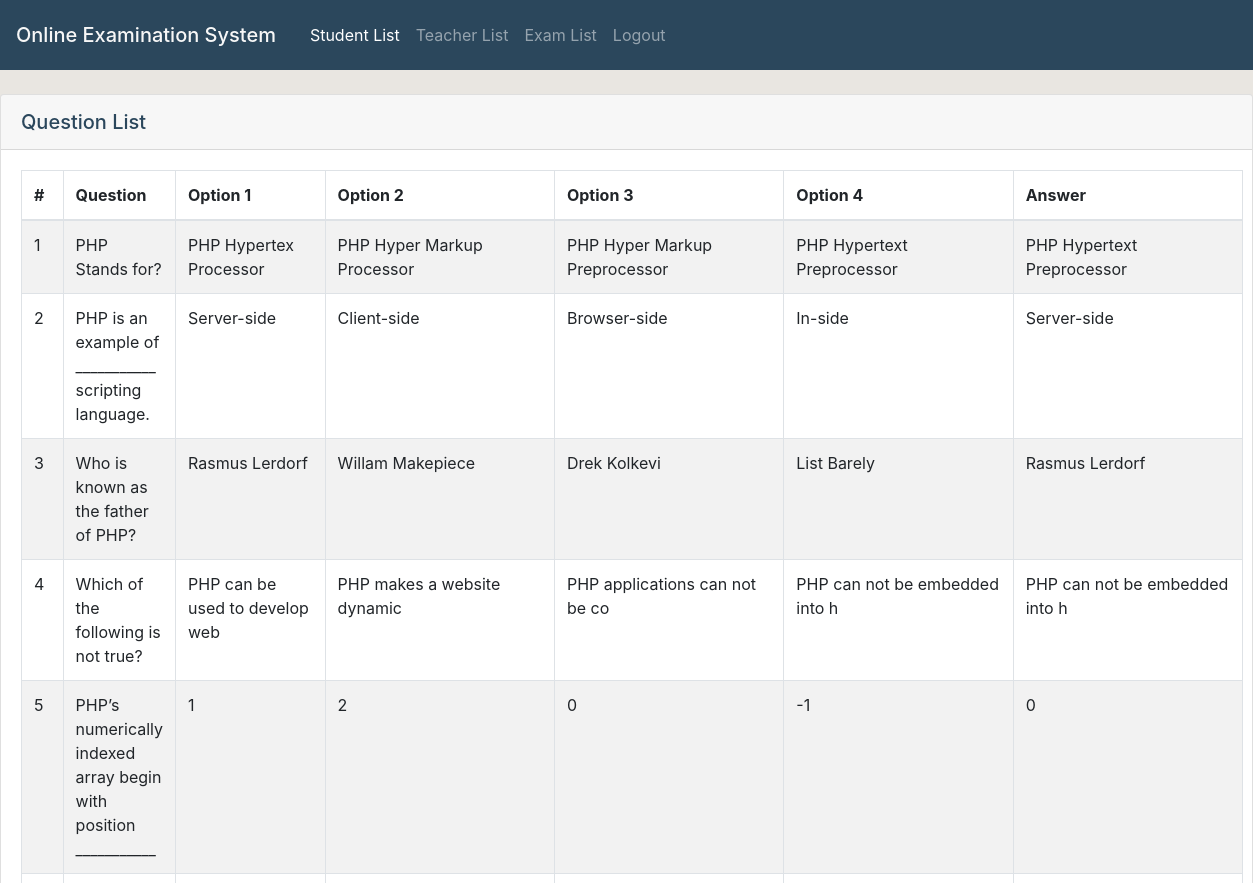
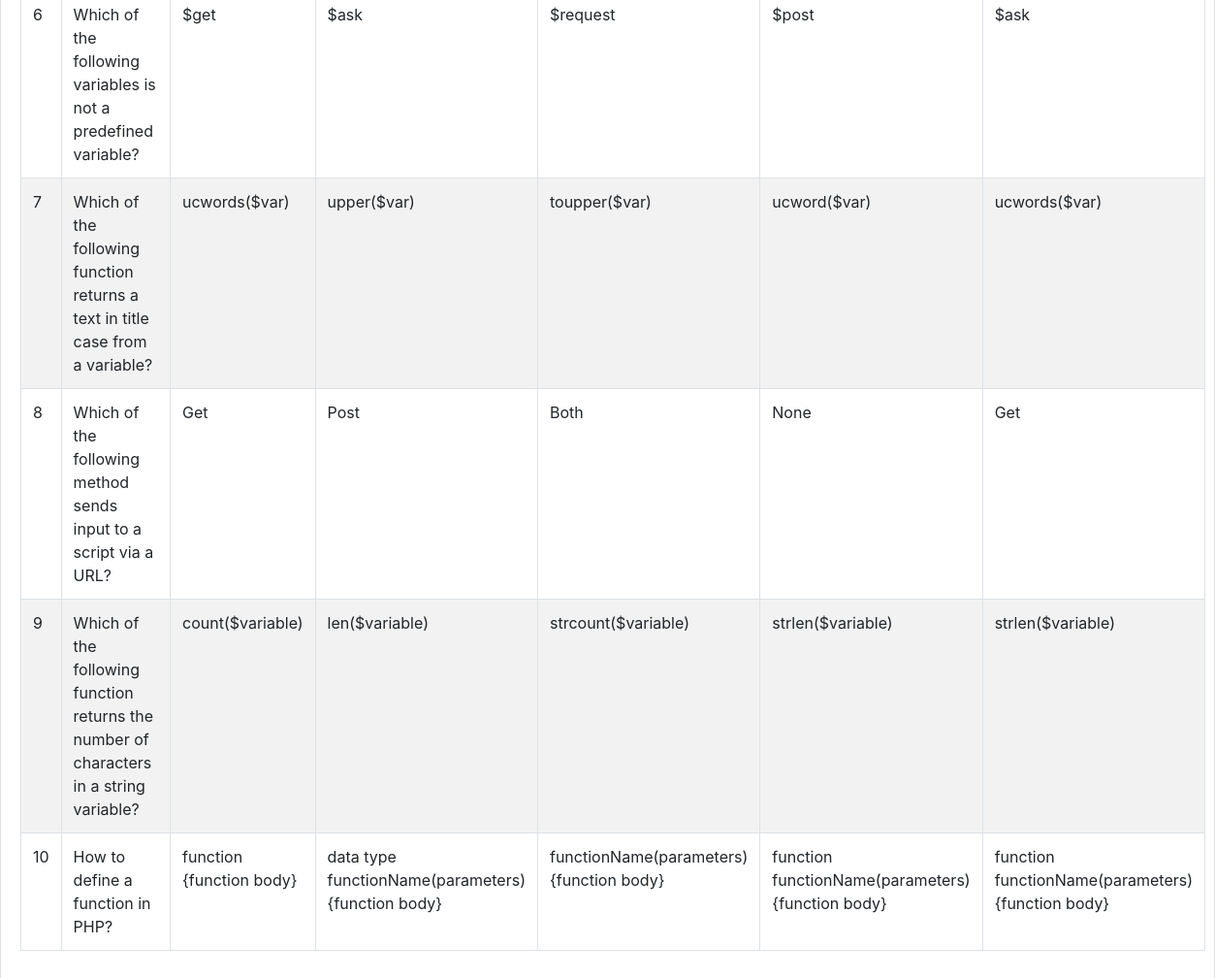
Screenshot of /questionList.php?id=1 (signed in) with the database file from the repository (2 pictures, top to bottom).
### tables this page shows
CREATE TABLE `question` (
  `questionID` int(11) NOT NULL,
  `examID` int(11) NOT NULL,
  `question` varchar(100) NOT NULL,
  `option1` varchar(50) NOT NULL,
  `option2` varchar(50) NOT NULL,
  `option3` varchar(50) NOT NULL,
  `option4` varchar(50) NOT NULL,
  `answer` varchar(50) NOT NULL
);

### questionList.php (the view, shortened to what this page needs)
<?php
    include "header.php";
    include "dbConnection.php";
    include "dataTable.php";
    $id = $_GET["id"];
?>
<br>
<div class="card">
    <div class="card-header" style="font-size: 20px; font-weight: 500;">
        Question List
    </div>
    <div class="card-body">
        <table class="table table-striped table-bordered" style="width: 100%;" id="question_table" cellspacing="0" width="100%">
            <thead>
                <tr>
                <th scope="col">#</th>
                <th scope="col">Question</th>
                <th scope="col">Option 1</th>
                <th scope="col">Option 2</th>
                <th scope="col">Option 3</th>
                <th scope="col">Option 4</th>
                <th scope="col">Answer</th>
                </tr>
            </thead>
            <tbody>
            <?php
                $questionQuery = mysqli_query($conn, "SELECT question, option1, option2,
                                            option3, option4, answer FROM question WHERE examID='$id'");
                $questionRow = mysqli_fetch_row($questionQuery);
                $i = 1;
                do {
                    echo "<tr><td>$i</td>";
                    echo "<td>{$questionRow[0]}</td>";
                    echo "<td>{$questionRow[1]}</td>";
                    echo "<td>{$questionRow[2]}</td>";
                    echo "<td>{$questionRow[3]}</td>";
                    echo "<td>{$questionRow[4]}</td>";
                    echo "<td>{$questionRow[5]}</td>";
                    $questionRow = mysqli_fetch_row($questionQuery);
                    $i++;
                } while ($questionRow);
            ?>
            </tbody>
        </table>
    </div>
</div>

### css/header.css (style rules this page uses)
body { background-color: #E9E6E1 ; color: #2B475C; }

### rows the page displays
question: question "PHP Stands for?", option1 "PHP Hypertex Processor", option2 "PHP Hyper Markup Processor", option3 "PHP Hyper Markup Preprocessor", option4 "PHP Hypertext Preprocessor", answer "PHP Hypertext Preprocessor"
question: question "PHP is an example of ___________ scripting language.", option1 "Server-side", option2 "Client-side", option3 "Browser-side", option4 "In-side", answer "Server-side"
question: question "Who is known as the father of PHP?", option1 "Rasmus Lerdorf", option2 "Willam Makepiece", option3 "Drek Kolkevi", option4 "List Barely", answer "Rasmus Lerdorf"
question: question "Which of the following is not true?", option1 "PHP can be used to develop web", option2 "PHP makes a website dynamic", option3 "PHP applications can not be co", option4 "PHP can not be embedded into h", answer "PHP can not be embedded into h"
question: question "PHP’s numerically indexed array begin with position ___________", option1 "1", option2 "2", option3 "0", option4 "-1", answer "0"
question: question "Which of the following variables is not a predefined variable?", option1 "$get", option2 "$ask", option3 "$request", option4 "$post", answer "$ask"
question: question "Which of the following function returns a text in title case from a variable?", option1 "ucwords($var)", option2 "upper($var)", option3 "toupper($var)", option4 "ucword($var)", answer "ucwords($var)"
question: question "Which of the following method sends input to a script via a URL?", option1 "Get", option2 "Post", option3 "Both", option4 "None", answer "Get"
question: question "Which of the following function returns the number of characters in a string variable?", option1 "count($variable)", option2 "len($variable)", option3 "strcount($variable)", option4 "strlen($variable)", answer "strlen($variable)"
question: question "How to define a function in PHP?", option1 "function {function body}", option2 "data type functionName(parameters) {function body}", option3 "functionName(parameters) {function body}", option4 "function functionName(parameters) {function body}", answer "function functionName(parameters) {function body}"
